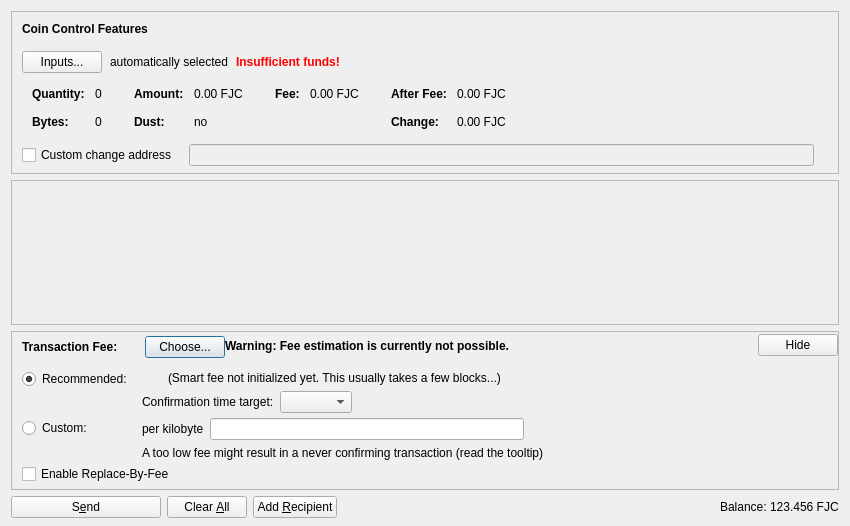
<?xml version="1.0" encoding="UTF-8"?>
<ui version="4.0">
 <class>SendCoinsDialog</class>
 <widget class="QDialog" name="SendCoinsDialog">
  <property name="geometry">
   <rect>
    <x>0</x>
    <y>0</y>
    <width>850</width>
    <height>526</height>
   </rect>
  </property>
  <property name="windowTitle">
   <string>Send Coins</string>
  </property>
  <layout class="QVBoxLayout" name="verticalLayout" stretch="0,1,0,0">
   <property name="bottomMargin">
    <number>8</number>
   </property>
   <item>
    <widget class="QFrame" name="frameCoinControl">
     <property name="sizePolicy">
      <sizepolicy hsizetype="Expanding" vsizetype="Expanding">
       <horstretch>0</horstretch>
       <verstretch>0</verstretch>
      </sizepolicy>
     </property>
     <property name="maximumSize">
      <size>
       <width>16777215</width>
       <height>16777215</height>
      </size>
     </property>
     <property name="frameShape">
      <enum>QFrame::StyledPanel</enum>
     </property>
     <property name="frameShadow">
      <enum>QFrame::Sunken</enum>
     </property>
     <layout class="QVBoxLayout" name="verticalLayoutCoinControl2">
      <property name="spacing">
       <number>0</number>
      </property>
      <property name="leftMargin">
       <number>0</number>
      </property>
      <property name="topMargin">
       <number>0</number>
      </property>
      <property name="rightMargin">
       <number>0</number>
      </property>
      <property name="bottomMargin">
       <number>6</number>
      </property>
      <item>
       <layout class="QVBoxLayout" name="verticalLayoutCoinControl" stretch="0,0,0,0,1">
        <property name="spacing">
         <number>0</number>
        </property>
        <property name="leftMargin">
         <number>10</number>
        </property>
        <property name="topMargin">
         <number>10</number>
        </property>
        <item>
         <layout class="QHBoxLayout" name="horizontalLayoutCoinControl1">
          <property name="bottomMargin">
           <number>15</number>
          </property>
          <item>
           <widget class="QLabel" name="labelCoinControlFeatures">
            <property name="sizePolicy">
             <sizepolicy hsizetype="Preferred" vsizetype="Maximum">
              <horstretch>0</horstretch>
              <verstretch>0</verstretch>
             </sizepolicy>
            </property>
            <property name="font">
             <font>
              <weight>75</weight>
              <bold>true</bold>
             </font>
            </property>
            <property name="styleSheet">
             <string notr="true">font-weight:bold;</string>
            </property>
            <property name="text">
             <string>Coin Control Features</string>
            </property>
           </widget>
          </item>
         </layout>
        </item>
        <item>
         <layout class="QHBoxLayout" name="horizontalLayoutCoinControl2" stretch="0,0,0,0">
          <property name="spacing">
           <number>8</number>
          </property>
          <property name="bottomMargin">
           <number>10</number>
          </property>
          <item>
           <widget class="QPushButton" name="pushButtonCoinControl">
            <property name="styleSheet">
             <string notr="true"/>
            </property>
            <property name="text">
             <string>Inputs...</string>
            </property>
            <property name="autoDefault">
             <bool>false</bool>
            </property>
           </widget>
          </item>
          <item>
           <widget class="QLabel" name="labelCoinControlAutomaticallySelected">
            <property name="text">
             <string>automatically selected</string>
            </property>
            <property name="margin">
             <number>5</number>
            </property>
           </widget>
          </item>
          <item>
           <widget class="QLabel" name="labelCoinControlInsuffFunds">
            <property name="font">
             <font>
              <weight>75</weight>
              <bold>true</bold>
             </font>
            </property>
            <property name="styleSheet">
             <string notr="true">color:red;font-weight:bold;</string>
            </property>
            <property name="text">
             <string>Insufficient funds!</string>
            </property>
            <property name="margin">
             <number>5</number>
            </property>
           </widget>
          </item>
          <item>
           <spacer name="horizontalSpacerCoinControl">
            <property name="orientation">
             <enum>Qt::Horizontal</enum>
            </property>
            <property name="sizeHint" stdset="0">
             <size>
              <width>40</width>
              <height>1</height>
             </size>
            </property>
           </spacer>
          </item>
         </layout>
        </item>
        <item>
         <widget class="QWidget" name="widgetCoinControl" native="true">
          <property name="sizePolicy">
           <sizepolicy hsizetype="Preferred" vsizetype="Preferred">
            <horstretch>0</horstretch>
            <verstretch>0</verstretch>
           </sizepolicy>
          </property>
          <property name="minimumSize">
           <size>
            <width>0</width>
            <height>0</height>
           </size>
          </property>
          <property name="styleSheet">
           <string notr="true"/>
          </property>
          <layout class="QHBoxLayout" name="horizontalLayoutCoinControl5">
           <property name="leftMargin">
            <number>0</number>
           </property>
           <property name="topMargin">
            <number>0</number>
           </property>
           <property name="rightMargin">
            <number>0</number>
           </property>
           <property name="bottomMargin">
            <number>0</number>
           </property>
           <item>
            <layout class="QHBoxLayout" name="horizontalLayoutCoinControl3" stretch="0,0,0,1">
             <property name="spacing">
              <number>20</number>
             </property>
             <property name="topMargin">
              <number>0</number>
             </property>
             <property name="bottomMargin">
              <number>10</number>
             </property>
             <item>
              <layout class="QFormLayout" name="formLayoutCoinControl1">
               <property name="horizontalSpacing">
                <number>10</number>
               </property>
               <property name="verticalSpacing">
                <number>14</number>
               </property>
               <property name="leftMargin">
                <number>10</number>
               </property>
               <property name="topMargin">
                <number>4</number>
               </property>
               <property name="rightMargin">
                <number>6</number>
               </property>
               <item row="0" column="0">
                <widget class="QLabel" name="labelCoinControlQuantityText">
                 <property name="font">
                  <font>
                   <weight>75</weight>
                   <bold>true</bold>
                  </font>
                 </property>
                 <property name="text">
                  <string>Quantity:</string>
                 </property>
                 <property name="margin">
                  <number>0</number>
                 </property>
                </widget>
               </item>
               <item row="0" column="1">
                <widget class="QLabel" name="labelCoinControlQuantity">
                 <property name="cursor">
                  <cursorShape>IBeamCursor</cursorShape>
                 </property>
                 <property name="contextMenuPolicy">
                  <enum>Qt::ActionsContextMenu</enum>
                 </property>
                 <property name="text">
                  <string notr="true">0</string>
                 </property>
                 <property name="margin">
                  <number>0</number>
                 </property>
                 <property name="textInteractionFlags">
                  <set>Qt::LinksAccessibleByMouse|Qt::TextSelectableByKeyboard|Qt::TextSelectableByMouse</set>
                 </property>
                </widget>
               </item>
               <item row="1" column="0">
                <widget class="QLabel" name="labelCoinControlBytesText">
                 <property name="font">
                  <font>
                   <weight>75</weight>
                   <bold>true</bold>
                  </font>
                 </property>
                 <property name="text">
                  <string>Bytes:</string>
                 </property>
                </widget>
               </item>
               <item row="1" column="1">
                <widget class="QLabel" name="labelCoinControlBytes">
                 <property name="cursor">
                  <cursorShape>IBeamCursor</cursorShape>
                 </property>
                 <property name="contextMenuPolicy">
                  <enum>Qt::ActionsContextMenu</enum>
                 </property>
                 <property name="text">
                  <string notr="true">0</string>
                 </property>
                 <property name="textInteractionFlags">
                  <set>Qt::LinksAccessibleByMouse|Qt::TextSelectableByKeyboard|Qt::TextSelectableByMouse</set>
                 </property>
                </widget>
               </item>
              </layout>
             </item>
             <item>
              <layout class="QFormLayout" name="formLayoutCoinControl2">
               <property name="horizontalSpacing">
                <number>10</number>
               </property>
               <property name="verticalSpacing">
                <number>14</number>
               </property>
               <property name="leftMargin">
                <number>6</number>
               </property>
               <property name="topMargin">
                <number>4</number>
               </property>
               <property name="rightMargin">
                <number>6</number>
               </property>
               <item row="0" column="0">
                <widget class="QLabel" name="labelCoinControlAmountText">
                 <property name="font">
                  <font>
                   <weight>75</weight>
                   <bold>true</bold>
                  </font>
                 </property>
                 <property name="text">
                  <string>Amount:</string>
                 </property>
                 <property name="margin">
                  <number>0</number>
                 </property>
                </widget>
               </item>
               <item row="0" column="1">
                <widget class="QLabel" name="labelCoinControlAmount">
                 <property name="cursor">
                  <cursorShape>IBeamCursor</cursorShape>
                 </property>
                 <property name="contextMenuPolicy">
                  <enum>Qt::ActionsContextMenu</enum>
                 </property>
                 <property name="text">
                  <string notr="true">0.00 FJC</string>
                 </property>
                 <property name="textInteractionFlags">
                  <set>Qt::LinksAccessibleByMouse|Qt::TextSelectableByKeyboard|Qt::TextSelectableByMouse</set>
                 </property>
                </widget>
               </item>
               <item row="1" column="0">
                <widget class="QLabel" name="labelCoinControlLowOutputText">
                 <property name="font">
                  <font>
                   <weight>75</weight>
                   <bold>true</bold>
                  </font>
                 </property>
                 <property name="text">
                  <string>Dust:</string>
                 </property>
                </widget>
               </item>
               <item row="1" column="1">
                <widget class="QLabel" name="labelCoinControlLowOutput">
                 <property name="cursor">
                  <cursorShape>IBeamCursor</cursorShape>
                 </property>
                 <property name="contextMenuPolicy">
                  <enum>Qt::ActionsContextMenu</enum>
                 </property>
                 <property name="text">
                  <string notr="true">no</string>
                 </property>
                 <property name="textInteractionFlags">
                  <set>Qt::LinksAccessibleByMouse|Qt::TextSelectableByKeyboard|Qt::TextSelectableByMouse</set>
                 </property>
                </widget>
               </item>
              </layout>
             </item>
             <item>
              <layout class="QFormLayout" name="formLayoutCoinControl3">
               <property name="horizontalSpacing">
                <number>10</number>
               </property>
               <property name="verticalSpacing">
                <number>14</number>
               </property>
               <property name="leftMargin">
                <number>6</number>
               </property>
               <property name="topMargin">
                <number>4</number>
               </property>
               <property name="rightMargin">
                <number>6</number>
               </property>
               <item row="0" column="0">
                <widget class="QLabel" name="labelCoinControlFeeText">
                 <property name="font">
                  <font>
                   <weight>75</weight>
                   <bold>true</bold>
                  </font>
                 </property>
                 <property name="text">
                  <string>Fee:</string>
                 </property>
                 <property name="margin">
                  <number>0</number>
                 </property>
                </widget>
               </item>
               <item row="0" column="1">
                <widget class="QLabel" name="labelCoinControlFee">
                 <property name="cursor">
                  <cursorShape>IBeamCursor</cursorShape>
                 </property>
                 <property name="contextMenuPolicy">
                  <enum>Qt::ActionsContextMenu</enum>
                 </property>
                 <property name="text">
                  <string notr="true">0.00 FJC</string>
                 </property>
                 <property name="textInteractionFlags">
                  <set>Qt::LinksAccessibleByMouse|Qt::TextSelectableByKeyboard|Qt::TextSelectableByMouse</set>
                 </property>
                </widget>
               </item>
              </layout>
             </item>
             <item>
              <layout class="QFormLayout" name="formLayoutCoinControl4">
               <property name="horizontalSpacing">
                <number>10</number>
               </property>
               <property name="verticalSpacing">
                <number>14</number>
               </property>
               <property name="leftMargin">
                <number>6</number>
               </property>
               <property name="topMargin">
                <number>4</number>
               </property>
               <property name="rightMargin">
                <number>6</number>
               </property>
               <item row="0" column="0">
                <widget class="QLabel" name="labelCoinControlAfterFeeText">
                 <property name="font">
                  <font>
                   <weight>75</weight>
                   <bold>true</bold>
                  </font>
                 </property>
                 <property name="text">
                  <string>After Fee:</string>
                 </property>
                 <property name="margin">
                  <number>0</number>
                 </property>
                </widget>
               </item>
               <item row="0" column="1">
                <widget class="QLabel" name="labelCoinControlAfterFee">
                 <property name="cursor">
                  <cursorShape>IBeamCursor</cursorShape>
                 </property>
                 <property name="contextMenuPolicy">
                  <enum>Qt::ActionsContextMenu</enum>
                 </property>
                 <property name="text">
                  <string notr="true">0.00 FJC</string>
                 </property>
                 <property name="textInteractionFlags">
                  <set>Qt::LinksAccessibleByMouse|Qt::TextSelectableByKeyboard|Qt::TextSelectableByMouse</set>
                 </property>
                </widget>
               </item>
               <item row="1" column="0">
                <widget class="QLabel" name="labelCoinControlChangeText">
                 <property name="font">
                  <font>
                   <weight>75</weight>
                   <bold>true</bold>
                  </font>
                 </property>
                 <property name="text">
                  <string>Change:</string>
                 </property>
                </widget>
               </item>
               <item row="1" column="1">
                <widget class="QLabel" name="labelCoinControlChange">
                 <property name="cursor">
                  <cursorShape>IBeamCursor</cursorShape>
                 </property>
                 <property name="contextMenuPolicy">
                  <enum>Qt::ActionsContextMenu</enum>
                 </property>
                 <property name="text">
                  <string notr="true">0.00 FJC</string>
                 </property>
                 <property name="textInteractionFlags">
                  <set>Qt::LinksAccessibleByMouse|Qt::TextSelectableByKeyboard|Qt::TextSelectableByMouse</set>
                 </property>
                </widget>
               </item>
              </layout>
             </item>
            </layout>
           </item>
          </layout>
         </widget>
        </item>
        <item>
         <layout class="QHBoxLayout" name="horizontalLayoutCoinControl4" stretch="0,0,0">
          <property name="spacing">
           <number>12</number>
          </property>
          <property name="sizeConstraint">
           <enum>QLayout::SetDefaultConstraint</enum>
          </property>
          <property name="topMargin">
           <number>5</number>
          </property>
          <property name="rightMargin">
           <number>5</number>
          </property>
          <item>
           <widget class="QCheckBox" name="checkBoxCoinControlChange">
            <property name="toolTip">
             <string>If this is activated, but the change address is empty or invalid, change will be sent to a newly generated address.</string>
            </property>
            <property name="text">
             <string>Custom change address</string>
            </property>
           </widget>
          </item>
          <item>
           <widget class="QValidatedLineEdit" name="lineEditCoinControlChange">
            <property name="enabled">
             <bool>false</bool>
            </property>
            <property name="sizePolicy">
             <sizepolicy hsizetype="Expanding" vsizetype="Fixed">
              <horstretch>0</horstretch>
              <verstretch>0</verstretch>
             </sizepolicy>
            </property>
           </widget>
          </item>
          <item>
           <widget class="QLabel" name="labelCoinControlChangeLabel">
            <property name="sizePolicy">
             <sizepolicy hsizetype="Preferred" vsizetype="Expanding">
              <horstretch>0</horstretch>
              <verstretch>0</verstretch>
             </sizepolicy>
            </property>
            <property name="minimumSize">
             <size>
              <width>0</width>
              <height>0</height>
             </size>
            </property>
            <property name="text">
             <string/>
            </property>
            <property name="margin">
             <number>3</number>
            </property>
           </widget>
          </item>
         </layout>
        </item>
        <item>
         <spacer name="verticalSpacerCoinControl">
          <property name="orientation">
           <enum>Qt::Vertical</enum>
          </property>
          <property name="sizeHint" stdset="0">
           <size>
            <width>800</width>
            <height>1</height>
           </size>
          </property>
         </spacer>
        </item>
       </layout>
      </item>
     </layout>
    </widget>
   </item>
   <item>
    <widget class="QScrollArea" name="scrollArea">
     <property name="widgetResizable">
      <bool>true</bool>
     </property>
     <widget class="QWidget" name="scrollAreaWidgetContents">
      <property name="geometry">
       <rect>
        <x>0</x>
        <y>0</y>
        <width>830</width>
        <height>104</height>
       </rect>
      </property>
      <layout class="QVBoxLayout" name="verticalLayout_2" stretch="0,1">
       <property name="leftMargin">
        <number>0</number>
       </property>
       <property name="topMargin">
        <number>0</number>
       </property>
       <property name="rightMargin">
        <number>0</number>
       </property>
       <property name="bottomMargin">
        <number>0</number>
       </property>
       <item>
        <layout class="QVBoxLayout" name="entries">
         <property name="spacing">
          <number>6</number>
         </property>
        </layout>
       </item>
       <item>
        <spacer name="verticalSpacer">
         <property name="orientation">
          <enum>Qt::Vertical</enum>
         </property>
         <property name="sizeHint" stdset="0">
          <size>
           <width>20</width>
           <height>40</height>
          </size>
         </property>
        </spacer>
       </item>
      </layout>
     </widget>
    </widget>
   </item>
   <item>
    <widget class="QFrame" name="frameFee">
     <property name="sizePolicy">
      <sizepolicy hsizetype="Expanding" vsizetype="Expanding">
       <horstretch>0</horstretch>
       <verstretch>0</verstretch>
      </sizepolicy>
     </property>
     <property name="maximumSize">
      <size>
       <width>16777215</width>
       <height>16777215</height>
      </size>
     </property>
     <property name="frameShape">
      <enum>QFrame::StyledPanel</enum>
     </property>
     <property name="frameShadow">
      <enum>QFrame::Sunken</enum>
     </property>
     <layout class="QVBoxLayout" name="verticalLayoutFee1">
      <property name="spacing">
       <number>0</number>
      </property>
      <property name="leftMargin">
       <number>0</number>
      </property>
      <property name="topMargin">
       <number>0</number>
      </property>
      <property name="rightMargin">
       <number>0</number>
      </property>
      <property name="bottomMargin">
       <number>0</number>
      </property>
      <item>
       <layout class="QVBoxLayout" name="verticalLayoutFee2" stretch="0,0,0">
        <property name="spacing">
         <number>0</number>
        </property>
        <property name="leftMargin">
         <number>10</number>
        </property>
        <property name="topMargin">
         <number>0</number>
        </property>
        <item>
         <layout class="QHBoxLayout" name="horizontalLayoutFee1">
          <property name="bottomMargin">
           <number>0</number>
          </property>
          <item>
           <layout class="QVBoxLayout" name="verticalLayoutFee7">
            <property name="spacing">
             <number>0</number>
            </property>
            <item>
             <spacer name="verticalSpacerSmartFee">
              <property name="orientation">
               <enum>Qt::Vertical</enum>
              </property>
              <property name="sizeType">
               <enum>QSizePolicy::Fixed</enum>
              </property>
              <property name="sizeHint" stdset="0">
               <size>
                <width>1</width>
                <height>4</height>
               </size>
              </property>
             </spacer>
            </item>
            <item>
             <layout class="QHBoxLayout" name="horizontalLayoutSmartFee">
              <property name="spacing">
               <number>10</number>
              </property>
              <item>
               <widget class="QLabel" name="labelFeeHeadline">
                <property name="sizePolicy">
                 <sizepolicy hsizetype="Preferred" vsizetype="Maximum">
                  <horstretch>0</horstretch>
                  <verstretch>0</verstretch>
                 </sizepolicy>
                </property>
                <property name="font">
                 <font>
                  <weight>75</weight>
                  <bold>true</bold>
                 </font>
                </property>
                <property name="styleSheet">
                 <string notr="true">font-weight:bold;</string>
                </property>
                <property name="text">
                 <string>Transaction Fee:</string>
                </property>
               </widget>
              </item>
              <item>
               <widget class="QLabel" name="labelFeeMinimized">
                <property name="text">
                 <string/>
                </property>
               </widget>
              </item>
              <item>
               <widget class="QPushButton" name="buttonChooseFee">
                <property name="text">
                 <string>Choose...</string>
                </property>
               </widget>
              </item>
             </layout>
            </item>
            <item>
             <spacer name="verticalSpacer_5">
              <property name="orientation">
               <enum>Qt::Vertical</enum>
              </property>
              <property name="sizeHint" stdset="0">
               <size>
                <width>1</width>
                <height>1</height>
               </size>
              </property>
             </spacer>
            </item>
           </layout>
          </item>
          <item>
           <widget class="QLabel" name="fallbackFeeWarningLabel">
            <property name="toolTip">
             <string>Using the fallbackfee can result in sending a transaction that will take several hours or days (or never) to confirm. Consider choosing your fee manually or wait until you have validated the complete chain.</string>
            </property>
            <property name="font">
            <font>
                <weight>75</weight>
                <bold>true</bold>
            </font>
            </property>
            <property name="text">
             <string>Warning: Fee estimation is currently not possible.</string>
            </property>
            <property name="wordWrap">
             <bool>false</bool>
            </property>
           </widget>
          </item>
          <item>
           <spacer name="horizontalSpacer_4">
            <property name="orientation">
             <enum>Qt::Horizontal</enum>
            </property>
            <property name="sizeType">
             <enum>QSizePolicy::MinimumExpanding</enum>
            </property>
            <property name="sizeHint" stdset="0">
             <size>
              <width>40</width>
              <height>20</height>
             </size>
            </property>
           </spacer>
          </item>
          <item>
           <widget class="QPushButton" name="buttonMinimizeFee">
            <property name="toolTip">
             <string>collapse fee-settings</string>
            </property>
            <property name="text">
             <string>Hide</string>
            </property>
           </widget>
          </item>
         </layout>
        </item>
        <item>
         <widget class="QFrame" name="frameFeeSelection">
          <layout class="QVBoxLayout" name="verticalLayoutFee12">
           <property name="spacing">
            <number>0</number>
           </property>
           <property name="leftMargin">
            <number>0</number>
           </property>
           <property name="topMargin">
            <number>0</number>
           </property>
           <property name="rightMargin">
            <number>0</number>
           </property>
           <property name="bottomMargin">
            <number>0</number>
           </property>
           <item>
            <layout class="QGridLayout" name="gridLayoutFee">
             <property name="topMargin">
              <number>10</number>
             </property>
             <property name="bottomMargin">
              <number>4</number>
             </property>
             <property name="horizontalSpacing">
              <number>10</number>
             </property>
             <property name="verticalSpacing">
              <number>4</number>
             </property>
             <item row="1" column="1">
              <layout class="QVBoxLayout" name="verticalLayoutFee8">
               <property name="spacing">
                <number>6</number>
               </property>
               <item>
                <layout class="QHBoxLayout" name="horizontalLayoutFee13">
                 <item>
                  <widget class="QLabel" name="labelCustomPerKilobyte">
                   <property name="toolTip">
                    <string>Specify a custom fee per kB (1,000 bytes) of the transaction's virtual size.

Note:  Since the fee is calculated on a per-byte basis, a fee of "100 satoshis per kB" for a transaction size of 500 bytes (half of 1 kB) would ultimately yield a fee of only 50 satoshis.</string>
                   </property>
                   <property name="text">
                    <string>per kilobyte</string>
                   </property>
                  </widget>
                 </item>
                 <item>
                  <widget class="FujicoinAmountField" name="customFee"/>
                 </item>
                 <item>
                  <spacer name="horizontalSpacer_6">
                   <property name="orientation">
                    <enum>Qt::Horizontal</enum>
                   </property>
                   <property name="sizeHint" stdset="0">
                    <size>
                     <width>1</width>
                     <height>1</height>
                    </size>
                   </property>
                  </spacer>
                 </item>
                </layout>
               </item>
               <item>
                <layout class="QHBoxLayout" name="horizontalLayoutFee8">
                 <item>
                  <widget class="QLabel" name="labelCustomFeeWarning">
                   <property name="enabled">
                    <bool>true</bool>
                   </property>
                   <property name="toolTip">
                    <string>When there is less transaction volume than space in the blocks, miners as well as relaying nodes may enforce a minimum fee. Paying only this minimum fee is just fine, but be aware that this can result in a never confirming transaction once there is more demand for fujicoin transactions than the network can process.</string>
                   </property>
                   <property name="text">
                    <string>A too low fee might result in a never confirming transaction (read the tooltip)</string>
                   </property>
                  </widget>
                 </item>
                 <item>
                  <spacer name="horizontalSpacer_2">
                   <property name="orientation">
                    <enum>Qt::Horizontal</enum>
                   </property>
                   <property name="sizeHint" stdset="0">
                    <size>
                     <width>1</width>
                     <height>1</height>
                    </size>
                   </property>
                  </spacer>
                 </item>
                </layout>
               </item>
              </layout>
             </item>
             <item row="0" column="0">
              <layout class="QVBoxLayout" name="verticalLayoutFee4" stretch="0,1">
               <item>
                <widget class="QRadioButton" name="radioSmartFee">
                 <property name="text">
                  <string>Recommended:</string>
                 </property>
                 <property name="checked">
                  <bool>true</bool>
                 </property>
                 <attribute name="buttonGroup">
                  <string notr="true">groupFee</string>
                 </attribute>
                </widget>
               </item>
               <item>
                <spacer name="verticalSpacer_2">
                 <property name="orientation">
                  <enum>Qt::Vertical</enum>
                 </property>
                 <property name="sizeHint" stdset="0">
                  <size>
                   <width>1</width>
                   <height>1</height>
                  </size>
                 </property>
                </spacer>
               </item>
              </layout>
             </item>
             <item row="1" column="0">
              <layout class="QVBoxLayout" name="verticalLayoutFee9" stretch="0,1">
               <item>
                <widget class="QRadioButton" name="radioCustomFee">
                 <property name="text">
                  <string>Custom:</string>
                 </property>
                 <attribute name="buttonGroup">
                  <string notr="true">groupFee</string>
                 </attribute>
                </widget>
               </item>
               <item>
                <spacer name="verticalSpacer_6">
                 <property name="orientation">
                  <enum>Qt::Vertical</enum>
                 </property>
                 <property name="sizeHint" stdset="0">
                  <size>
                   <width>1</width>
                   <height>1</height>
                  </size>
                 </property>
                </spacer>
               </item>
              </layout>
             </item>
             <item row="0" column="1">
              <layout class="QVBoxLayout" name="verticalLayoutFee3" stretch="0,0,1">
               <property name="spacing">
                <number>6</number>
               </property>
               <property name="topMargin">
                <number>2</number>
               </property>
               <item>
                <layout class="QHBoxLayout" name="horizontalLayoutFee12">
                 <item>
                  <widget class="QLabel" name="labelSmartFee">
                   <property name="text">
                    <string/>
                   </property>
                  </widget>
                 </item>
                 <item>
                  <widget class="QLabel" name="labelFeeEstimation">
                   <property name="text">
                    <string/>
                   </property>
                  </widget>
                 </item>
                 <item>
                  <widget class="QLabel" name="labelSmartFee2">
                   <property name="text">
                    <string>(Smart fee not initialized yet. This usually takes a few blocks...)</string>
                   </property>
                  </widget>
                 </item>
                 <item>
                  <spacer name="horizontalSpacer_5">
                   <property name="orientation">
                    <enum>Qt::Horizontal</enum>
                   </property>
                   <property name="sizeHint" stdset="0">
                    <size>
                     <width>1</width>
                     <height>1</height>
                    </size>
                   </property>
                  </spacer>
                 </item>
                </layout>
               </item>
               <item>
                <layout class="QHBoxLayout" name="horizontalLayoutFee9">
                 <item>
                  <layout class="QVBoxLayout" name="verticalLayoutFee6">
                   <item>
                    <widget class="QLabel" name="labelSmartFee3">
                     <property name="text">
                      <string>Confirmation time target:</string>
                     </property>
                    </widget>
                   </item>
                  </layout>
                 </item>
                 <item>
                  <layout class="QVBoxLayout" name="verticalLayoutFee5">
                   <property name="rightMargin">
                    <number>30</number>
                   </property>
                   <item>
                    <layout class="QHBoxLayout" name="horizontalLayoutConfTarget">
                     <property name="bottomMargin">
                      <number>0</number>
                     </property>
                     <item>
                      <widget class="QComboBox" name="confTargetSelector"/>
                     </item>
                     <item>
                      <spacer name="horizontalSpacerConfTarget">
                       <property name="orientation">
                        <enum>Qt::Horizontal</enum>
                       </property>
                       <property name="sizeHint" stdset="0">
                        <size>
                         <width>40</width>
                         <height>20</height>
                        </size>
                       </property>
                      </spacer>
                     </item>
                    </layout>
                   </item>
                  </layout>
                 </item>
                </layout>
               </item>
               <item>
                <spacer name="verticalSpacer_4">
                 <property name="orientation">
                  <enum>Qt::Vertical</enum>
                 </property>
                 <property name="sizeHint" stdset="0">
                  <size>
                   <width>1</width>
                   <height>1</height>
                  </size>
                 </property>
                </spacer>
               </item>
              </layout>
             </item>
            </layout>
           </item>
           <item>
            <widget class="QCheckBox" name="optInRBF">
             <property name="text">
              <string>Enable Replace-By-Fee</string>
             </property>
             <property name="toolTip">
              <string>With Replace-By-Fee (BIP-125) you can increase a transaction's fee after it is sent. Without this, a higher fee may be recommended to compensate for increased transaction delay risk.</string>
             </property>
            </widget>
           </item>
          </layout>
         </widget>
        </item>
        <item>
         <spacer name="verticalSpacerFee">
          <property name="orientation">
           <enum>Qt::Vertical</enum>
          </property>
          <property name="sizeHint" stdset="0">
           <size>
            <width>40</width>
            <height>5</height>
           </size>
          </property>
         </spacer>
        </item>
       </layout>
      </item>
     </layout>
    </widget>
   </item>
   <item>
    <layout class="QHBoxLayout" name="horizontalLayout">
     <item>
      <widget class="QPushButton" name="sendButton">
       <property name="minimumSize">
        <size>
         <width>150</width>
         <height>0</height>
        </size>
       </property>
       <property name="toolTip">
        <string>Confirm the send action</string>
       </property>
       <property name="text">
        <string>S&amp;end</string>
       </property>
       <property name="icon">
        <iconset resource="../fujicoin.qrc">
         <normaloff>:/icons/send</normaloff>:/icons/send</iconset>
       </property>
       <property name="autoDefault">
        <bool>false</bool>
       </property>
       <property name="default">
        <bool>false</bool>
       </property>
      </widget>
     </item>
     <item>
      <widget class="QPushButton" name="clearButton">
       <property name="sizePolicy">
        <sizepolicy hsizetype="Minimum" vsizetype="Fixed">
         <horstretch>0</horstretch>
         <verstretch>0</verstretch>
        </sizepolicy>
       </property>
       <property name="toolTip">
        <string>Clear all fields of the form.</string>
       </property>
       <property name="text">
        <string>Clear &amp;All</string>
       </property>
       <property name="icon">
        <iconset resource="../fujicoin.qrc">
         <normaloff>:/icons/remove</normaloff>:/icons/remove</iconset>
       </property>
       <property name="autoDefault">
        <bool>false</bool>
       </property>
      </widget>
     </item>
     <item>
      <widget class="QPushButton" name="addButton">
       <property name="toolTip">
        <string>Send to multiple recipients at once</string>
       </property>
       <property name="text">
        <string>Add &amp;Recipient</string>
       </property>
       <property name="icon">
        <iconset resource="../fujicoin.qrc">
         <normaloff>:/icons/add</normaloff>:/icons/add</iconset>
       </property>
       <property name="autoDefault">
        <bool>false</bool>
       </property>
      </widget>
     </item>
     <item>
      <spacer name="horizontalSpacer">
       <property name="orientation">
        <enum>Qt::Horizontal</enum>
       </property>
       <property name="sizeHint" stdset="0">
        <size>
         <width>40</width>
         <height>20</height>
        </size>
       </property>
      </spacer>
     </item>
     <item>
      <layout class="QHBoxLayout" name="horizontalLayout_2">
       <property name="spacing">
        <number>3</number>
       </property>
       <item>
        <widget class="QLabel" name="label">
         <property name="sizePolicy">
          <sizepolicy hsizetype="Preferred" vsizetype="Fixed">
           <horstretch>0</horstretch>
           <verstretch>0</verstretch>
          </sizepolicy>
         </property>
         <property name="text">
          <string>Balance:</string>
         </property>
        </widget>
       </item>
       <item>
        <widget class="QLabel" name="labelBalance">
         <property name="sizePolicy">
          <sizepolicy hsizetype="Preferred" vsizetype="Fixed">
           <horstretch>0</horstretch>
           <verstretch>0</verstretch>
          </sizepolicy>
         </property>
         <property name="cursor">
          <cursorShape>IBeamCursor</cursorShape>
         </property>
         <property name="text">
          <string notr="true">123.456 FJC</string>
         </property>
         <property name="textInteractionFlags">
          <set>Qt::LinksAccessibleByMouse|Qt::TextSelectableByKeyboard|Qt::TextSelectableByMouse</set>
         </property>
        </widget>
       </item>
      </layout>
     </item>
    </layout>
   </item>
  </layout>
 </widget>
 <customwidgets>
  <customwidget>
   <class>QValidatedLineEdit</class>
   <extends>QLineEdit</extends>
   <header>qt/qvalidatedlineedit.h</header>
  </customwidget>
  <customwidget>
   <class>FujicoinAmountField</class>
   <extends>QLineEdit</extends>
   <header>qt/fujicoinamountfield.h</header>
   <container>1</container>
  </customwidget>
 </customwidgets>
 <resources>
  <include location="../fujicoin.qrc"/>
 </resources>
 <connections/>
 <buttongroups>
  <buttongroup name="groupFee"/>
 </buttongroups>
</ui>
